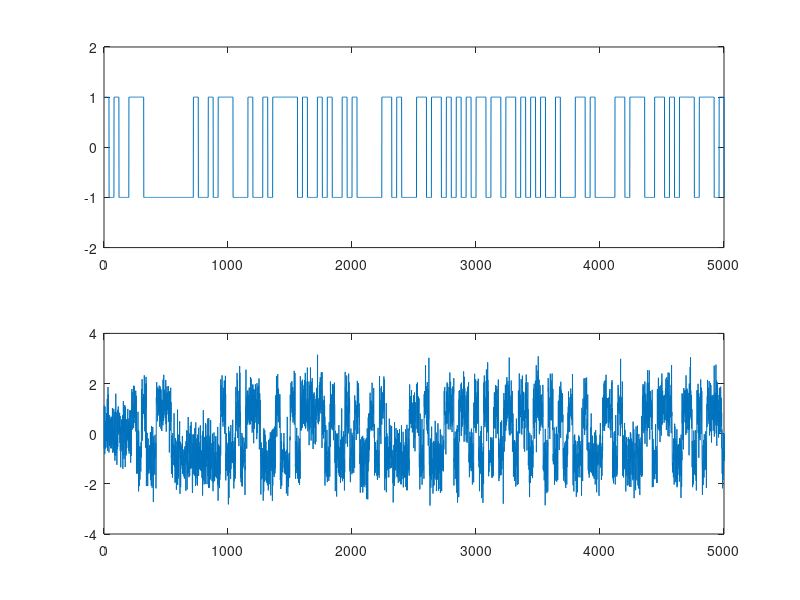

MATLAB code to generate this figure: (Note: this script raises an error after producing the figure.)
close all; clear all; 

#Change plot graphics_toolkit ("gnuplot") or graphics_toolkit ("fltk")

%Parametros
N = 1000;
bits = randi ([0,1], 1, N);
x = 2.*bits - 1;
sps = 40;
Rs = 1.0;
Fa = Rs*sps;
t = (0: N*sps-1)/Fa;
snr_db = 20;
amostras = 3;
mi_tau = 1;
mi_sps = 0.5;

sps_ = sps * 1.01;

%Tx
Hs = ones(1,sps);
up = upsample (x, sps);
s = conv(Hs, up);
s = s(1:N*sps);
subplot(211); plot(s); xlim([0 5000]); ylim([-2 2]);

%Canal
%delta = randi([0,sps-1]); 
delta = 5*sps + 21;
s_atrasado = [zeros(1, delta) s];
s_atrasado = s_atrasado(1:N*sps);
r = awgn (s_atrasado, snr_db - 10*log10(sps));
subplot(212); plot(r); xlim([0 5000]);

%Rx
Hr = fliplr(Hs); %Inverte o sinal da esquerda para a direita
y = (conv(r, Hr)) / sps; %filtro casado;
y = y(1:N*sps);

% Analise Convergencia/SNR
samples = 7;
SNR = [0:30]; 
a = 1;
conv_el = zeros(a,length(SNR)); conv_el_dec = zeros(a,length(SNR)); 
conv_el_nda = zeros(a,length(SNR)); conv_mm = zeros(a,length(SNR));
conv_g = zeros(a,length(SNR)); conv_g_d = zeros(a,length(SNR));

for j = 1:a
  bits = randi ([0,1], 1, N); 
  x = 2.*bits - 1;

  Hs = ones(1,sps);
  up = upsample (x, sps);
  s = conv(Hs, up);
  s = s(1:N*sps);
  for i = 1:length(SNR)
      %Canal
      %delta = randi([0,sps-1]); 
      delta = 5*sps + 21;
      s_atrasado = [zeros(1, delta) s];
      s_atrasado = s_atrasado(1:N*sps);

      r1 = awgn(s_atrasado, SNR(i) - 10*log10(sps));
      y1 = (conv(r1, Hr))/sps;
      y1 = y1(1:N*sps);
      
      instants1 = early_late(y, sps_, amostras, mi_tau, mi_sps);
      conv_el(j,i) = convergencia(y1, instants1, samples, sps);
      
      instants2 = early_late_decided(y, sps_, amostras, mi_tau, mi_sps);
      conv_el_dec(j,i) = convergencia(y1, instants2, samples, sps);
      
      instants3 = early_late_nda(y, sps_, amostras, mi_tau, mi_sps);
      conv_el_nda(j,i) = convergencia(y1, instants3, samples, sps);
      
      instants4 = mueller_and_mueller(y, sps_, mi_tau, mi_sps);
      conv_mm(j,i) = convergencia(y1, instants4, samples, sps);
      
      instants5 = gardner(y, sps_, mi_tau, mi_sps);
      conv_g(j,i) = convergencia(y1, instants5, samples, sps);
      
      instants6 = gardner(y, sps_, mi_tau, mi_sps);
      conv_g_d(j,i) = convergencia(y1, instants6, samples, sps);
  end
end
conv_el_avg = mean(conv_el);
conv_el_dec_avg = mean(conv_el_dec);
conv_el_nda_avg = mean(conv_el_nda);
conv_mm_avg = mean(conv_mm);
figure(2); 
subplot(121)
plot(SNR, conv_el_avg, 'b'); hold on;
plot(SNR, conv_el_dec_avg, 'r'); 
plot(SNR, conv_el_nda_avg, 'g'); hold off;
legend('Early-Late', 'Early-Late Decided', 'Early-Late NDA');

subplot(122) ;
plot(SNR, conv_mm_avg, 'r');
legend('Muller & Muller');

figure(3)
plot(SNR, conv_g, 'g'); %hold on;
%plot(SNR, conv_g_d, 'r'); hold off;
%legend('Gardner', 'Gardner Decided')


%%Chamada do sincronizador open_loop
%figure(2)
%instants = open_loop (y, Fa, Rs);
%plot(t, y); xlim([0 1000]); grid on;
%hold on;
%plot(t(instants), y(instants), 'ro'); xlim([0 1000]);
%title('Sincronizador de malha aberta')
%Chamada do sincronizador early_late

%figure(3)
%instants1 = early_late(y, sps_, amostras, mi_tau, mi_sps);
%subplot(311); plot(t, y); xlim([0 500]); grid on;
%hold on; 
%subplot(311); plot(t(instants1), y(instants1), 'ro'); xlim([0 500]);
%title('Sincronizador Early-Late')

%%figure(4)
%instants5 = early_late_decided(y, sps_, amostras, mi_tau, mi_sps);
%subplot(312); plot(t, y); xlim([0 1000]); grid on;
%hold on; 
%subplot(312); plot(t(instants5), y(instants5), 'ro'); xlim([0 1000]);
%title('Sincronizador Early-Late - Simbolos decididos')

%%figure(5)
%instants6 = early_late_nda (y, sps_, amostras, mi_tau, mi_sps);
%subplot(313); plot(t, y); xlim([0 1000]); grid on;
%hold on; 
%subplot(313); plot(t(instants6), y(instants6), 'ro'); xlim([0 1000]);
%title('Sincronizador Early-Late - NDA')

%Chamada do sincronizador Gardner
instants2 = gardner(y, sps_, mi_tau, mi_sps);
figure(4)
subplot(211);
plot(t, y); xlim([0 1000]); grid on;
hold on;
subplot(211);
plot(t(instants2), y(instants2), 'ro'); xlim([0 1000]);
title('Sincronizador Gardner')

instants4 = gardner_decided(y, sps_, mi_tau, mi_sps);
subplot(212);
plot(t, y); xlim([0 1000]); grid on;
hold on;
subplot(212);
plot(t(instants4), y(instants4), 'ro'); xlim([0 1000]);
title('Sincronizador Gardner - Simbolos decididos')

%Chamada do sincronizador Mueller & Muller
figure(5)
instants3 = mueller_and_mueller(y, sps_, mi_tau, mi_sps);
plot(t, y); xlim([0 1000]); grid on;
hold on;
plot(t(instants3), y(instants3), 'ro'); xlim([0 1000]);